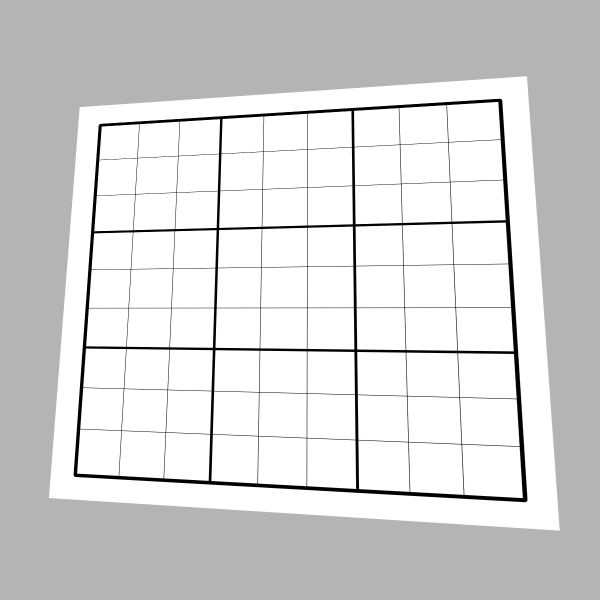
#> input picture test_images/sample.jpg, 1200 x 1200 px (shown at 1/2 size)
$ python -i grid_extractor.py   (imports and definitions only)
#> lines starting #> are read from the running program, lines starting #| are printed output that depends on the picture; after the words box and inside, x2 and y2 are one past the last pixel; in counts of white or black regions, pixels touching at a corner belong together
import os
import cv2
import numpy as np

def order_corners(pts):
    """
    Orders a set of 4 coordinates in the order:
    [top-left, top-right, bottom-right, bottom-left].

    Coordinates are formatted as [x, y].
    - top-left has the smallest sum (x + y)
    - bottom-right has the largest sum (x + y)
    - top-right has the smallest difference (y - x)
    - bottom-left has the largest difference (y - x)
    """
    rect = np.zeros((4, 2), dtype="float32")

    # Sum of coordinates
    s = pts.sum(axis=1)
    rect[0] = pts[np.argmin(s)]      # top-left
    rect[2] = pts[np.argmax(s)]      # bottom-right

    # Difference of coordinates (y - x)
    diff = pts[:, 1] - pts[:, 0]
    rect[1] = pts[np.argmin(diff)]    # top-right
    rect[3] = pts[np.argmax(diff)]    # bottom-left

    return rect

def extract_cells(image_path, output_dir="output"):
    """
    Extracts the 9x9 sudoku grid from an image, warps it to a 900x900px square,
    and returns a list of 81 cells (100x100px) in row-major order.

    Saves intermediate debug images to output/ directory.
    """
#> called with image_path = 'test_images/sample.jpg', output_dir = 'output'
    # 1. Load the image
    if not os.path.exists(image_path):
        raise FileNotFoundError(f"Input image path does not exist: {image_path}")

    img = cv2.imread(image_path)
#> img is the input picture: shape (1200, 1200, 3); min 0, max 255, mean 213.7
    if img is None:
        raise ValueError(f"Could not load image at path: {image_path}. Ensure it is a valid image format.")

    # Resize if larger than 1000px on the longest side (keep aspect ratio)
    h, w = img.shape[:2]
#> h = 1200; w = 1200
    max_dim = max(h, w)
#> max_dim = 1200
    if max_dim > 1000:
        scale = 1000.0 / max_dim
#> scale = 0.833
        new_w, new_h = int(w * scale), int(h * scale)
#> new_w = 1000; new_h = 1000
        img = cv2.resize(img, (new_w, new_h), interpolation=cv2.INTER_AREA)
#> img: shape (1000, 1000, 3)
        print(f"Resized image from {w}x{h} to {new_w}x{new_h} to optimize processing.")
#| Resized image from 1200x1200 to 1000x1000 to optimize processing.

    # Ensure output directory exists
    os.makedirs(output_dir, exist_ok=True)

    # 2. Preprocessing
    # Convert to grayscale
    gray = cv2.cvtColor(img, cv2.COLOR_BGR2GRAY)

    # Gaussian blur to reduce noise
    blurred = cv2.GaussianBlur(gray, (5, 5), 0)

    # Adaptive thresholding to handle uneven lighting
    thresh = cv2.adaptiveThreshold(
        blurred, 255, cv2.ADAPTIVE_THRESH_GAUSSIAN_C, cv2.THRESH_BINARY_INV, 11, 2
    )
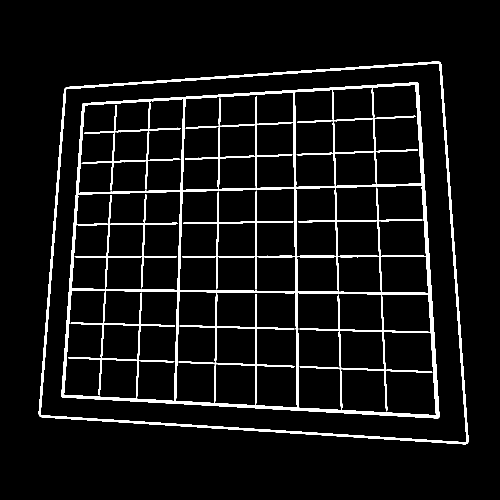
#> thresh: shape (1000, 1000) (shown at 1/2 size); 6.4% white; 4 white regions, box (x1, y1, x2, y2) and area: (122, 164, 879, 837) 44740, (77, 123, 937, 889) 13437, (599, 590, 864, 823) 3012, (364, 382, 587, 579) 2548

    # Morphological dilation to close small gaps in the grid lines
    kernel = np.ones((3, 3), np.uint8)
    thresh = cv2.dilate(thresh, kernel, iterations=1)
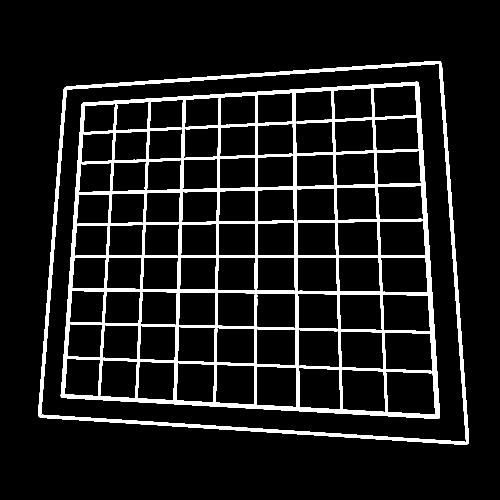
#> thresh: shape (1000, 1000) (shown at 1/2 size); 9.7% white; 2 white regions

    # Save the thresholded/dilated image
    cv2.imwrite(os.path.join(output_dir, "01_threshold.jpg"), thresh)

    # 3. Contour detection
    try:
        # Find all contours including internal ones
        contours, _ = cv2.findContours(thresh, cv2.RETR_LIST, cv2.CHAIN_APPROX_SIMPLE)
#> contours = 82 contours; largest, box (x1, y1, x2, y2) and area: (76, 122, 938, 890) 577966, (81, 127, 933, 885) 561071, (121, 163, 880, 838) 452129, (590, 180, 667, 309) 8726, (771, 742, 872, 830) 7790
    except Exception as e:
        raise RuntimeError(f"Failed to find contours in preprocessed image: {str(e)}")

    grid_contour = None
    min_area_threshold = 0.025 * (img.shape[0] * img.shape[1])
#> min_area_threshold = 25000

    candidates = []
    for c in contours:
        area = cv2.contourArea(c)
        if area < min_area_threshold:
            continue

        perimeter = cv2.arcLength(c, True)
        approx = cv2.approxPolyDP(c, 0.02 * perimeter, True)

        if len(approx) == 4:
            candidates.append((area, approx))
#> this loop made 82 passes
#> area on passes 1 to 12: 7789.5, 6895.5, 6501, 6189, 5961.5, 5610, 5347.5, 5159.5, 4831, 6927, 6124.5, 5770
#> (area, perimeter) on passes 80 to 82: (452129, 2760.9), (561071, 3090.3), (577966, 3124.8)
#> after the loop, candidates = [(452129, [[837, 165], [164, 206], [122, 794], [877, 837]]), (561071, [[878, 128], [931, 884], [81, 828], [134, 178]]), (577966, [[881, 123], [130, 174], [77, 832], [936, 887]])]

    # Sort candidates by area descending
    candidates = sorted(candidates, key=lambda x: x[0], reverse=True)
#> candidates = [(577966, [[881, 123], [130, 174], [77, 832], [936, 887]]), (561071, [[878, 128], [931, 884], [81, 828], [134, 178]]), (452129, [[837, 165], [164, 206], [122, 794], [877, 837]])]

    if candidates:
        # We start with the largest 4-sided contour (which could be the paper boundary)
        best_contour = candidates[0][1]
#> best_contour = [[881, 123], [130, 174], [77, 832], [936, 887]]
        best_area = candidates[0][0]
#> best_area = 577966

        # We search from smallest to largest to find the innermost nested contour
        # that is at least 60% of the largest one (likely the actual black grid frame).
        for area, approx in reversed(candidates):
            if area >= 0.6 * best_area:
                grid_contour = approx
                break
#> this loop made 1 pass
#> (area, grid_contour) on pass 1: (452129, [[837, 165], [164, 206], [122, 794], [877, 837]])

    # Draw detected contour (or original if none)
    img_contour = img.copy()
    if grid_contour is not None:
        cv2.drawContours(img_contour, [grid_contour], -1, (0, 255, 0), 3)
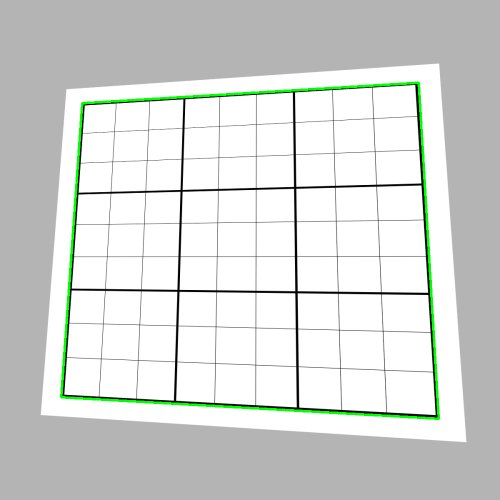
#> img_contour: shape (1000, 1000, 3) (shown at 1/2 size); mean B, G, R 212.2, 215.7, 212.2
    cv2.imwrite(os.path.join(output_dir, "02_contour.jpg"), img_contour)

    if grid_contour is None:
        raise ValueError(
            f"No sudoku grid detected. Could not find a 4-sided contour with area >= {min_area_threshold:.1f} pixels."
        )

    # 4. Corner ordering
    # Reshape from (4, 1, 2) to (4, 2)
    pts = grid_contour.reshape(4, 2)
#> pts = [[837, 165], [164, 206], [122, 794], [877, 837]]
    ordered_pts = order_corners(pts)
#> in order_corners, `s = pts.sum(axis=1)`: s = [1002, 370, 916, 1714]
#> in order_corners, `diff = pts[:, 1] - pts[:, 0]`: diff = [-672, 42, 672, -40]
#> ordered_pts = [[164, 206], [837, 165], [877, 837], [122, 794]]

    # Print ordered corner coordinates to console
    print("Detected ordered corners (TL, TR, BR, BL):")
    for name, pt in zip(["Top-Left", "Top-Right", "Bottom-Right", "Bottom-Left"], ordered_pts):
        print(f"  {name:12}: ({int(pt[0])}, {int(pt[1])})")
#> this loop made 4 passes
#|   Top-Left    : (164, 206)
#|   Top-Right   : (837, 165)
#|   Bottom-Right: (877, 837)
#|   Bottom-Left : (122, 794)

    # 5. Perspective warp
    try:
        # Destination coordinates for a 900x900 perfect square
        dst = np.array([
            [0, 0],
            [900, 0],
            [900, 900],
            [0, 900]
        ], dtype="float32")

        # Compute perspective transform matrix
        M = cv2.getPerspectiveTransform(ordered_pts, dst)
#> M = [[1.65, 0.118, -295.3], [0.113, 1.86, -401.1], [0.00023, 0.000227, 1]]

        # Warp perspective
        warped = cv2.warpPerspective(img, M, (900, 900))
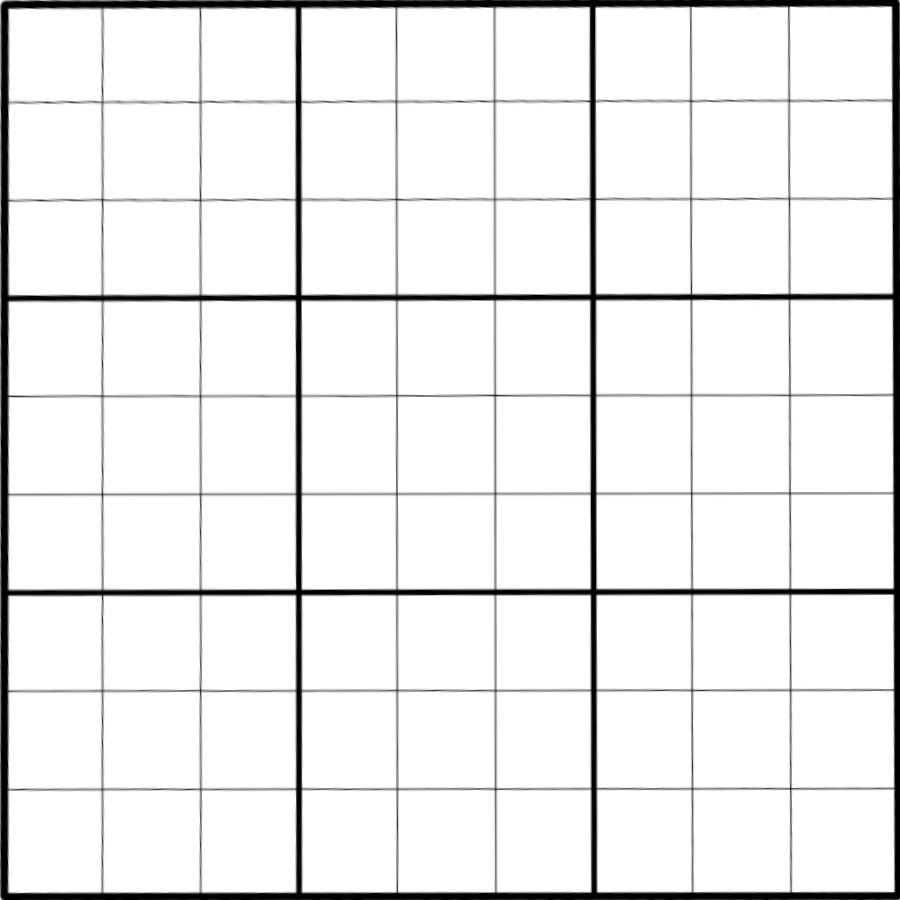
#> warped: shape (900, 900, 3); min 0, max 255, mean 237.1
        cv2.imwrite(os.path.join(output_dir, "03_warped.jpg"), warped)
    except Exception as e:
        raise RuntimeError(f"Failed to perform perspective warp on the detected grid: {str(e)}")

    # 6. Cell splitting
    os.makedirs(os.path.join(output_dir, "cells"), exist_ok=True)
    cells = []

    for r in range(9):
        for c in range(9):
            # Each cell is 100x100 pixels
            cell = warped[r * 100 : (r + 1) * 100, c * 100 : (c + 1) * 100]

            # Save cell image
            cell_filename = os.path.join(output_dir, "cells", f"cell_r{r}_c{c}.jpg")
            cv2.imwrite(cell_filename, cell)

            # Add to return list
            cells.append(cell)
#> this loop made 9 passes
#> pass 1, in extract_cells, `cv2.imwrite(cell_filename, cell)`:
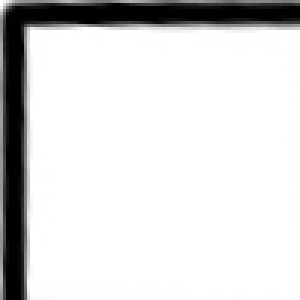
#> saved as cell_r0_c0.jpg: shape (100, 100, 3) (shown 3 times larger); min 0, max 255, mean 217.8
#> pass 1, in extract_cells, `cv2.imwrite(cell_filename, cell)`:
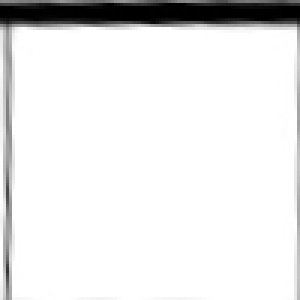
#> saved as cell_r0_c1.jpg: shape (100, 100, 3) (shown 3 times larger); min 0, max 255, mean 232.3
#> pass 1, in extract_cells, `cv2.imwrite(cell_filename, cell)`:
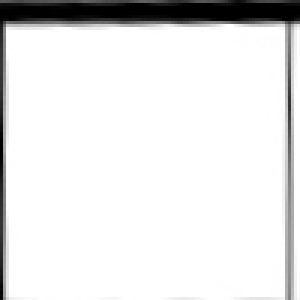
#> saved as cell_r0_c3.jpg: shape (100, 100, 3) (shown 3 times larger); min 0, max 255, mean 230.3
#> after the loop, cells = 81 items

    return cells

>>> result = extract_cells('test_images/sample.jpg')
#> result = 81 items
